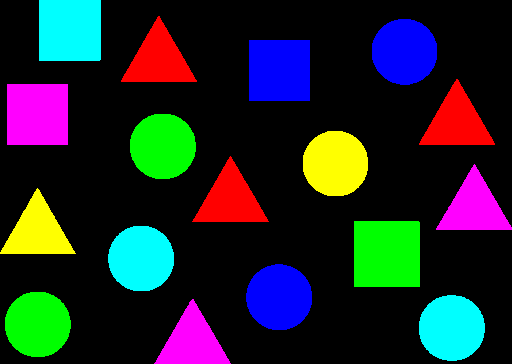
#> input picture AI_ComputerVision/dataset/colorobject.png, 512 x 364 px, found by its file name
$ jupyter execute Ex_split.ipynb
#> lines starting #> are read from the running program, lines starting #| are printed output that depends on the picture
[cell 1]
import cv2
import numpy as np

# Load an image
image = cv2.imread('C:\Ai_minor\AI_ComputerVision\dataset\colorobject.png')
#> image is the input picture: shape (364, 512, 3); mean B, G, R 41.2, 38.1, 31

cv2.imshow('Original Picture', image)
# Split the image into its color channels
b, g, r = cv2.split(image)
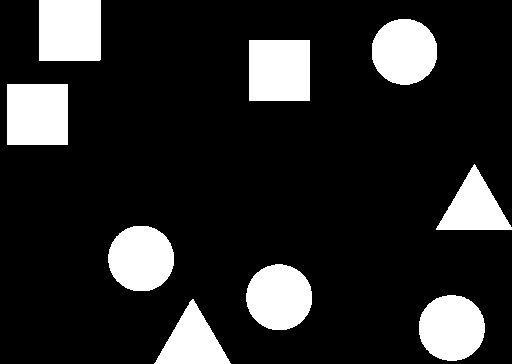
#> b: shape (364, 512); min 0, max 255, mean 41.2
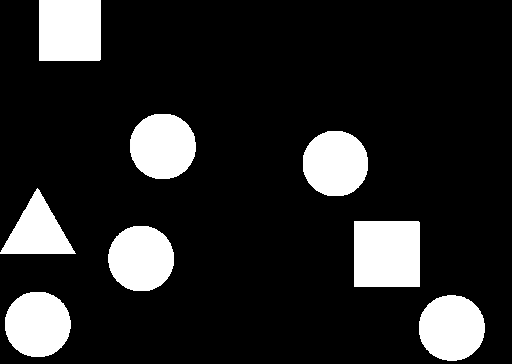
#> g: shape (364, 512); min 0, max 255, mean 38.1
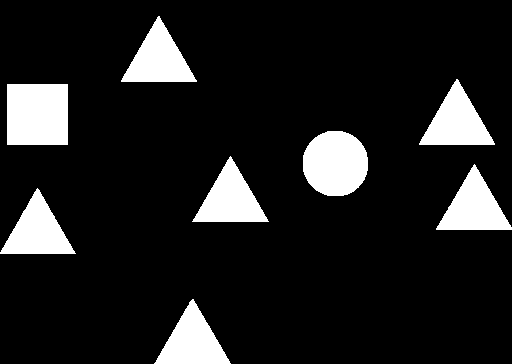
#> r: shape (364, 512); min 0, max 255, mean 31

# Display or manipulate individual color channels
cv2.imshow('Blue Channel', b)
cv2.imshow('Green Channel', g)
cv2.imshow('Red Channel', r)

# Wait for a key press and then close all windows
cv2.waitKey(0)
cv2.destroyAllWindows()
